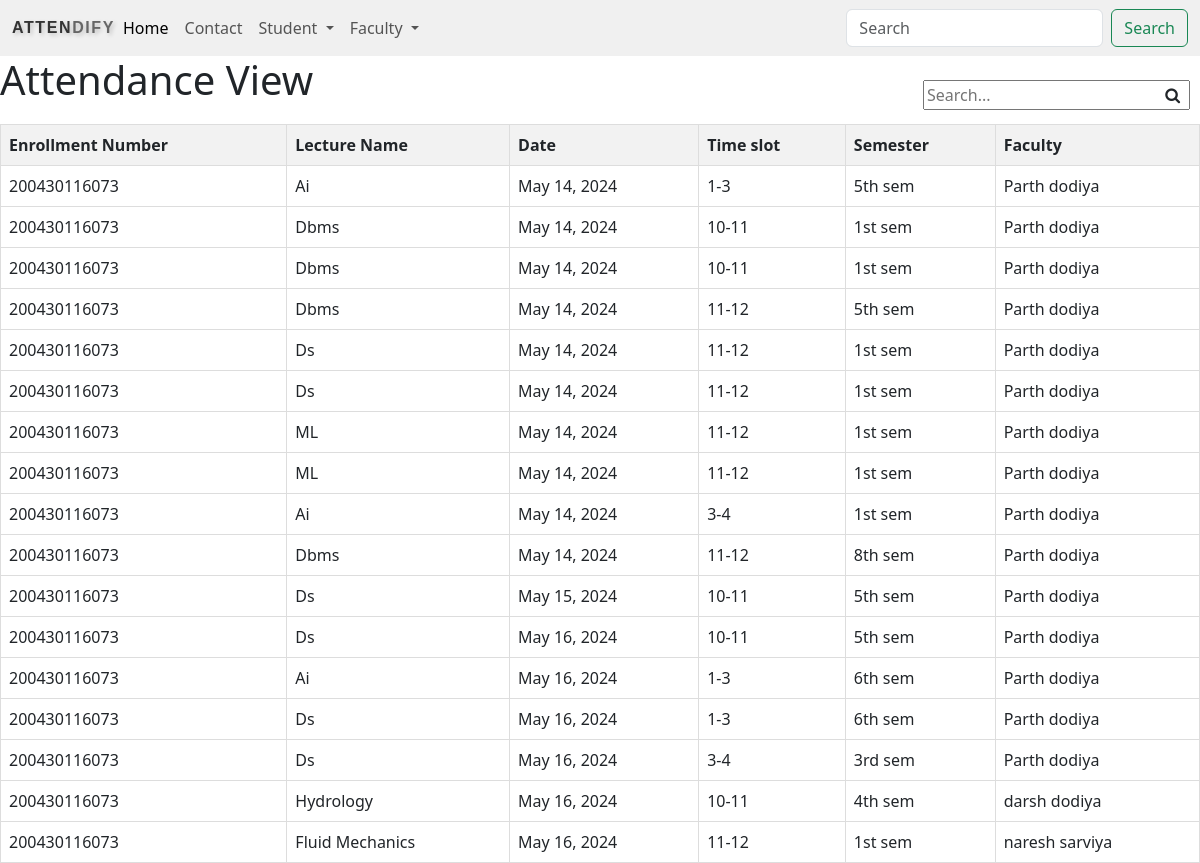
Page /attendance/ (signed in) on the committed database.
### final/models.py (models this page shows, shortened)
class AttendanceRecord(models.Model):
    student = models.ForeignKey(Student, on_delete=models.CASCADE)
    enrollmentNumber = models.CharField(max_length=50,blank=True, null=True)
    timestamp = models.DateTimeField(default=timezone.now)
    attendance_date = models.DateField(default=timezone.now)  # Add this line
    semester = models.CharField(max_length=50,blank=True, null=True)  # New field for semester
    faculty_name = models.CharField(max_length=100,blank=True, null=True)  # New field for faculty name
    time_slot = models.CharField(max_length=50,blank=True, null=True)  # New field for time slot
    lecture_name = models.CharField(max_length=100,blank=True, null=True)
    department = models.CharField(max_length=100,blank=True, null=True)

### final/views.py (the view)
# urls.py: path('attendance/',views.attendance,name='attendance'),
def attendance(request):
    student_id = request.session.get('student_id')
    if student_id:
        student = Student.objects.get(pk=student_id)
        attendance_records = AttendanceRecord.objects.filter(student=student)
        return render(request, 'attendance.html', {'attendance_records': attendance_records})
    else:
        return redirect('signin')

### templates/attendance.html (shortened to what this page needs)
{% extends "base.html" %}
{% load static %}
{% block body %}
<link rel="stylesheet" href="{% static 'css/attendance.css' %}" type="text/css">
<h1>Attendance View</h1>
<div class="search-container" class="fa fa-search">
    <input type="text" id="searchInput" onkeyup="searchTable()" placeholder="Search...">
    <i class="fa fa-search search-icon"></i>
</div>
<table id="attendanceTable">
    <thead>
        <tr>
            <th>Enrollment Number</th>
            <th>Lecture Name</th>
            <th>Date</th>
            <th>Time slot</th>
            <th>Semester</th>
            <th>Faculty</th>
        </tr>
    </thead>
    <tbody>
    {% for record in attendance_records %}
        <tr>
            <td>{{ record.enrollmentNumber }}</td>
            <td>{{ record.lecture_name }}</td>
            <td>{{ record.attendance_date }}</td>
            <td>{{ record.time_slot }}</td>
            <td>{{ record.semester }}</td>
            <td>{{ record.faculty_name }}</td>
        </tr>
    {% endfor %}
    </tbody>
</table>
<link rel="stylesheet" href="https://cdnjs.cloudflare.com/ajax/libs/font-awesome/4.7.0/css/font-awesome.min.css">
{% endblock %}

### static/css/attendance.css (style rules this page uses)
table { width: 100%; border-collapse: collapse; margin-top: 20px; }
th, td { border: 1px solid #ddd; padding: 8px; text-align: left; }
th { background-color: #f2f2f2; }
.search-container { position: absolute; top: 0; right: 0; margin-top: 80px; margin-right: 10px; }
#searchInput { padding-right: 30px; }
.search-icon { position: absolute; top: 50%; right: 10px; transform: translateY(-50%); cursor: pointer; }

### rows in the picture
AttendanceRecord: enrollmentNumber "200430116073", lecture_name "Ai", attendance_date "May 14, 2024", time_slot "1-3", semester "5th sem", faculty_name "Parth dodiya"
AttendanceRecord: enrollmentNumber "200430116073", lecture_name "Dbms", attendance_date "May 14, 2024", time_slot "10-11", semester "1st sem", faculty_name "Parth dodiya"
AttendanceRecord: enrollmentNumber "200430116073", lecture_name "Dbms", attendance_date "May 14, 2024", time_slot "10-11", semester "1st sem", faculty_name "Parth dodiya"
AttendanceRecord: enrollmentNumber "200430116073", lecture_name "Dbms", attendance_date "May 14, 2024", time_slot "11-12", semester "5th sem", faculty_name "Parth dodiya"
AttendanceRecord: enrollmentNumber "200430116073", lecture_name "Ds", attendance_date "May 14, 2024", time_slot "11-12", semester "1st sem", faculty_name "Parth dodiya"
AttendanceRecord: enrollmentNumber "200430116073", lecture_name "Ds", attendance_date "May 14, 2024", time_slot "11-12", semester "1st sem", faculty_name "Parth dodiya"
AttendanceRecord: enrollmentNumber "200430116073", lecture_name "ML", attendance_date "May 14, 2024", time_slot "11-12", semester "1st sem", faculty_name "Parth dodiya"
AttendanceRecord: enrollmentNumber "200430116073", lecture_name "ML", attendance_date "May 14, 2024", time_slot "11-12", semester "1st sem", faculty_name "Parth dodiya"
AttendanceRecord: enrollmentNumber "200430116073", lecture_name "Ai", attendance_date "May 14, 2024", time_slot "3-4", semester "1st sem", faculty_name "Parth dodiya"
AttendanceRecord: enrollmentNumber "200430116073", lecture_name "Dbms", attendance_date "May 14, 2024", time_slot "11-12", semester "8th sem", faculty_name "Parth dodiya"
AttendanceRecord: enrollmentNumber "200430116073", lecture_name "Ds", attendance_date "May 15, 2024", time_slot "10-11", semester "5th sem", faculty_name "Parth dodiya"
AttendanceRecord: enrollmentNumber "200430116073", lecture_name "Ds", attendance_date "May 16, 2024", time_slot "10-11", semester "5th sem", faculty_name "Parth dodiya"
AttendanceRecord: enrollmentNumber "200430116073", lecture_name "Ai", attendance_date "May 16, 2024", time_slot "1-3", semester "6th sem", faculty_name "Parth dodiya"
AttendanceRecord: enrollmentNumber "200430116073", lecture_name "Ds", attendance_date "May 16, 2024", time_slot "1-3", semester "6th sem", faculty_name "Parth dodiya"
AttendanceRecord: enrollmentNumber "200430116073", lecture_name "Ds", attendance_date "May 16, 2024", time_slot "3-4", semester "3rd sem", faculty_name "Parth dodiya"
AttendanceRecord: enrollmentNumber "200430116073", lecture_name "Hydrology", attendance_date "May 16, 2024", time_slot "10-11", semester "4th sem", faculty_name "darsh dodiya"
AttendanceRecord: enrollmentNumber "200430116073", lecture_name "Fluid Mechanics", attendance_date "May 16, 2024", time_slot "11-12", semester "1st sem", faculty_name "naresh sarviya"
